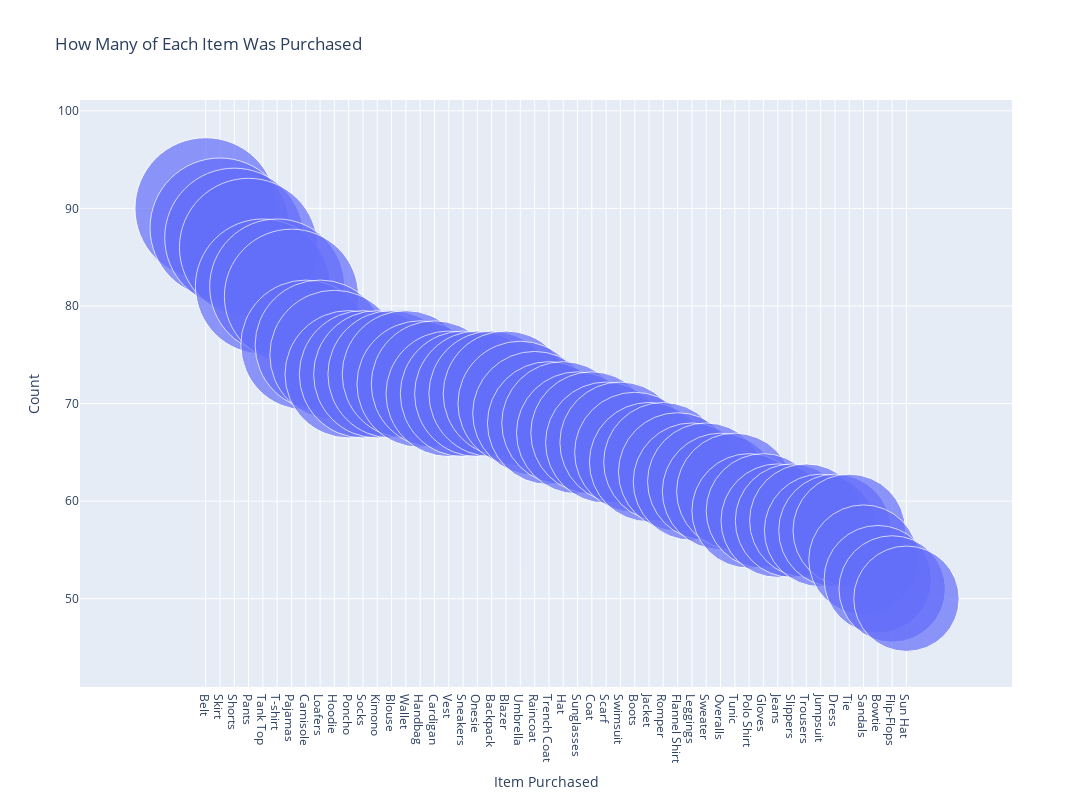

Notebook cell for this chart:
### Code cell
fig=go.Figure()
fig

fig = px.scatter(items_df, x="Item Purchased", y="Count", size="Count",
                 hover_name="Item Purchased", title='How Many of Each Item Was Purchased', size_max=100)
fig.update_layout(
    width=1200,  # Set the width of the figure (in pixels)
    height=800,  # Set the height of the figure (in pixels)
    font={'size': 12},
)
fig.show()

### Figure 1 — Plotly figure (JSON) as saved in the notebook; plotly's stock layout.template omitted (floating-point values rounded to 4 significant figures)
{"data": [{"hovertemplate": "<b>%{hovertext}</b><br><br>Item Purchased=%{x}<br>Count=%{marker.size}<extra></extra>", "hovertext": ["Belt", "Skirt", "Shorts", "Pants", "Tank Top", "T-shirt", "Pajamas", "Camisole", "Loafers", "Hoodie", "Poncho", "Socks", "Kimono", "Blouse", "Wallet", "Handbag", "Cardigan", "Vest", "Sneakers", "Onesie", "Backpack", "Blazer", "Umbrella", "Raincoat", "Trench Coat", "Hat", "Sunglasses", "Coat", "Scarf", "Swimsuit", "Boots", "Jacket", "Romper", "Flannel Shirt", "Leggings", "Sweater", "Overalls", "Tunic", "Polo Shirt", "Gloves", "Jeans", "Slippers", "Trousers", "Jumpsuit", "Dress", "Tie", "Sandals", "Bowtie", "Flip-Flops", "Sun Hat"], "legendgroup": "", "marker": {"color": "#636efa", "size": [90, 88, 87, 86, 82, 82, 81, 76, 76, 75, 73, 73, 73, 73, 73, 72, 72, 71, 71, 71, 71, 71, 70, 69, 68, 68, 67, 67, 66, 66, 65, 64, 64, 63, 62, 62, 61, 61, 59, 59, 58, 58, 58, 57, 57, 57, 54, 52, 51, 50], "sizemode": "area", "sizeref": 0.009, "symbol": "circle"}, "mode": "markers", "name": "", "orientation": "v", "showlegend": false, "type": "scatter", "x": ["Belt", "Skirt", "Shorts", "Pants", "Tank Top", "T-shirt", "Pajamas", "Camisole", "Loafers", "Hoodie", "Poncho", "Socks", "Kimono", "Blouse", "Wallet", "Handbag", "Cardigan", "Vest", "Sneakers", "Onesie", "Backpack", "Blazer", "Umbrella", "Raincoat", "Trench Coat", "Hat", "Sunglasses", "Coat", "Scarf", "Swimsuit", "Boots", "Jacket", "Romper", "Flannel Shirt", "Leggings", "Sweater", "Overalls", "Tunic", "Polo Shirt", "Gloves", "Jeans", "Slippers", "Trousers", "Jumpsuit", "Dress", "Tie", "Sandals", "Bowtie", "Flip-Flops", "Sun Hat"], "xaxis": "x", "y": [90, 88, 87, 86, 82, 82, 81, 76, 76, 75, 73, 73, 73, 73, 73, 72, 72, 71, 71, 71, 71, 71, 70, 69, 68, 68, 67, 67, 66, 66, 65, 64, 64, 63, 62, 62, 61, 61, 59, 59, 58, 58, 58, 57, 57, 57, 54, 52, 51, 50], "yaxis": "y"}], "layout": {"font": {"size": 12}, "height": 800, "legend": {"itemsizing": "constant", "tracegroupgap": 0}, "title": {"text": "How Many of Each Item Was Purchased"}, "width": 1200, "xaxis": {"anchor": "y", "autorange": true, "domain": [0, 1], "range": [-8.047, 55.81], "title": {"text": "Item Purchased"}, "type": "category"}, "yaxis": {"anchor": "x", "autorange": true, "domain": [0, 1], "range": [40.83, 101.3], "title": {"text": "Count"}, "type": "linear"}}}
